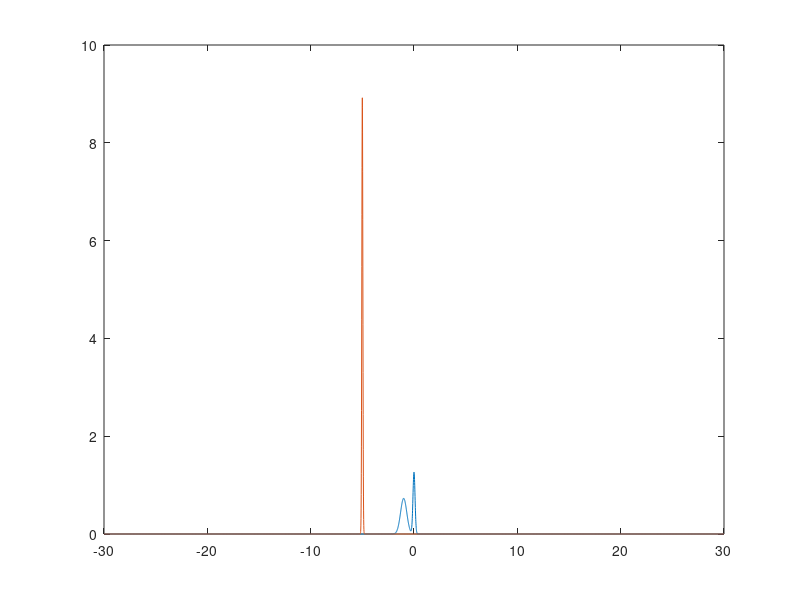

Here is the MATLAB script that generated this plot: (Note: this script raises an error after producing the figure.)
function TestFFT_convolution()
dt = 0.01;
t_min= -30;
t_max = 30;
t=t_min:dt:t_max;
s = signal(t);
Nt = numel(t);

plot(t,s);
hold on
pls = pulse(t);
plot(t,pls);

% fs = fft(s,2*Nt);
% fp = fft(pls,2*Nt);
fs = fft(s);
fp = fft(pls);

find = fft_ind(numel(fs));
phase = 1i*pi*find; % for symmetric fft interval only

fc = fs.*fp.*exp(phase);
conv = ifft(fc)/(t_max-t_min);
plot(t,conv);
hold off

function pls = pulse(t)
t0 = -5;
sig1 = 0.05;
sig12 = sig1*sig1;
pls = abs(t).*exp(-(t-t0).^2/(2*sig12))/sqrt(2*pi*sig1);
%pls = fliplr(pls);



function sig = signal(t)

sig1 = 0.3;
sig12 = sig1*sig1;
x1 = 1;
sig2 = 0.1;
sig22 = sig2*sig2;

sig = ... %exp(-(t-x1).^2/(2*sig12))/sqrt(2*pi*sig1)+...
    exp(-(t+x1).^2/(2*sig12))/sqrt(2*pi*sig1)+exp(-(t).^2/(2*sig22))/sqrt(2*pi*sig2);







